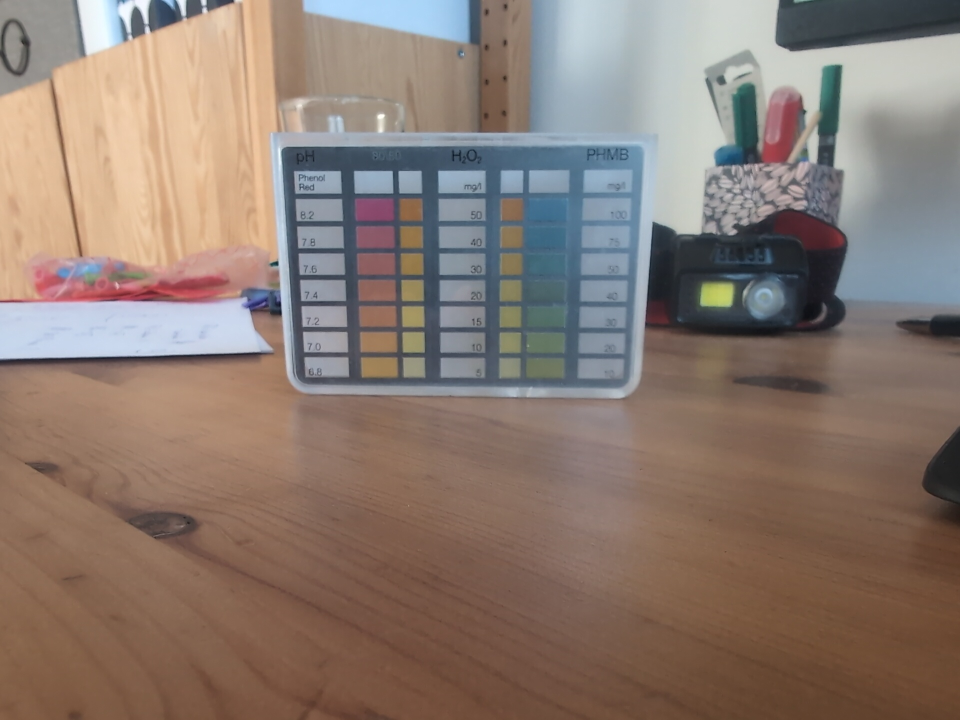
#> input picture test_input/00_input00.jpg, 1920 x 1440 px (shown at 1/2 size); its folder holds only this picture in this run
$ python refactored_card_detection_no_redundant_canny.py   (older library calls are emulated)
#> lines starting #> are read from the running program, lines starting #| are printed output that depends on the picture; after the words box and inside, x2 and y2 are one past the last pixel; in counts of white or black regions, pixels touching at a corner belong together
# HYBRID PIPELINE: CELLS + RANSAC (ROBUST + STRUCTURE-AWARE)

import cv2
import numpy as np
from typing import Optional, Tuple, List

CANONICAL_WIDTH = 720

# -----------------------------
# Utils
# -----------------------------

def order_quad_corners(pts: np.ndarray) -> np.ndarray:
    pts = pts.reshape(4, 2).astype(np.float32)
    s = pts.sum(axis=1)
    d = np.diff(pts, axis=1).ravel()
    out = np.empty((4, 2), dtype=np.float32)
    out[0] = pts[np.argmin(s)]
    out[2] = pts[np.argmax(s)]
    out[1] = pts[np.argmin(d)]
    out[3] = pts[np.argmax(d)]
    return out

# -----------------------------
# CELL DETECTION (structure prior)
# -----------------------------

def detect_cells(gray: np.ndarray):
    gray = cv2.bilateralFilter(gray, 5, 200, 200)
    clahe = cv2.createCLAHE(2.0, (8, 8))
    enhanced = clahe.apply(gray)

    gx = cv2.Sobel(enhanced, cv2.CV_32F, 1, 0, ksize=3)
    gy = cv2.Sobel(enhanced, cv2.CV_32F, 0, 1, ksize=3)

    mag = cv2.magnitude(gx, gy)
    mag = cv2.normalize(mag, None, 0, 255, cv2.NORM_MINMAX).astype(np.uint8)
    _, edges = cv2.threshold(mag, 50, 255, cv2.THRESH_BINARY)

    edges = cv2.morphologyEx(edges, cv2.MORPH_CLOSE, np.ones((5,5), np.uint8))

    contours, _ = cv2.findContours(edges, cv2.RETR_LIST, cv2.CHAIN_APPROX_SIMPLE)

    h, w = gray.shape
    frame_area = h * w

    cells = []
    for cnt in contours:
        area = cv2.contourArea(cnt)
        if not (frame_area * 0.0001 < area < frame_area * 0.02):
            continue

        rect = cv2.minAreaRect(cnt)
        rw, rh = rect[1]
        if min(rw, rh) < 5:
            continue

        ar = max(rw, rh) / (min(rw, rh) + 1e-6)
        if ar > 4:
            continue

        cx, cy = rect[0]
        angle = rect[2]

        cells.append((cx, cy, max(rw, rh), min(rw, rh), angle))

    return cells

# -----------------------------
# FILTER: dense cluster
# -----------------------------

def filter_dense_cells(cells, k=4):
    if len(cells) < k:
        return []

    pts = np.array([(c[0], c[1]) for c in cells])
    sizes = np.array([c[2] for c in cells])

    radius = np.median(sizes) * 2.5

    keep = []
    for i, p in enumerate(pts):
        d = np.linalg.norm(pts - p, axis=1)
        if np.sum(d < radius) >= k:
            keep.append(cells[i])

    return keep

# -----------------------------
# EDGE POINTS (ROI from cells)
# -----------------------------

def extract_roi_points(gray, cells):
    pts = np.array([(c[0], c[1]) for c in cells])
    sizes = np.array([c[2] for c in cells])

    half = int(np.median(sizes))

    x0 = int(max(0, pts[:,0].min() - half))
    y0 = int(max(0, pts[:,1].min() - half))
    x1 = int(min(gray.shape[1], pts[:,0].max() + half))
    y1 = int(min(gray.shape[0], pts[:,1].max() + half))

    roi = gray[y0:y1, x0:x1]

    gx = cv2.Sobel(roi, cv2.CV_32F, 1, 0, ksize=3)
    gy = cv2.Sobel(roi, cv2.CV_32F, 0, 1, ksize=3)

    mag = cv2.magnitude(gx, gy)
    mag = cv2.normalize(mag, None, 0, 255, cv2.NORM_MINMAX).astype(np.uint8)

    _, mask = cv2.threshold(mag, 50, 255, cv2.THRESH_BINARY)

    ys, xs = np.where(mask > 0)
    points = np.stack([xs + x0, ys + y0], axis=1).astype(np.float32)

    return points

# -----------------------------
# RANSAC LINE FIT
# -----------------------------

def fit_line_ransac(points, iterations=1500, threshold=3.0):
    best_line = None
    best_inliers = []

    n = len(points)
    if n < 2:
        return None, []

    for _ in range(iterations):
        i1, i2 = np.random.choice(n, 2, replace=False)
        p1, p2 = points[i1], points[i2]

        dx, dy = p2 - p1
        norm = np.hypot(dx, dy)
        if norm < 1e-6:
            continue

        a, b = dy, -dx
        c = dx * p1[1] - dy * p1[0]

        dists = np.abs(a*points[:,0] + b*points[:,1] + c) / norm
        inliers = points[dists < threshold]

        if len(inliers) > len(best_inliers):
            best_line = (a,b,c)
            best_inliers = inliers

    return best_line, best_inliers

# -----------------------------
# MULTI-LINE EXTRACTION
# -----------------------------

def extract_card_lines(points):
    remaining = points.copy()
    lines = []

    for _ in range(4):
        line, inliers = fit_line_ransac(remaining)
        if line is None or len(inliers) < 150:
            break

        lines.append(line)

        mask = np.ones(len(remaining), dtype=bool)
        for p in inliers:
            idx = np.where((remaining == p).all(axis=1))[0]
            mask[idx] = False
        remaining = remaining[mask]

    return lines

# -----------------------------
# INTERSECTION
# -----------------------------

def intersect(l1, l2):
    a1,b1,c1 = l1
    a2,b2,c2 = l2
    d = a1*b2 - a2*b1
    if abs(d) < 1e-6:
        return None
    x = (b1*c2 - b2*c1) / d
    y = (c1*a2 - c2*a1) / d
    return np.array([x,y], dtype=np.float32)

# -----------------------------
# MAIN DETECTOR (HYBRID)
# -----------------------------

def detect_card_quad(gray: np.ndarray) -> Optional[np.ndarray]:
    cells = detect_cells(gray)
    if len(cells) < 6:
        return None

    cluster = filter_dense_cells(cells)
    if len(cluster) < 6:
        return None

    points = extract_roi_points(gray, cluster)
    if len(points) < 300:
        return None

    lines = extract_card_lines(points)
    if len(lines) < 4:
        return None

    # cluster by angle (robust)
    angles = np.array([np.arctan2(-a, b) for a,b,_ in lines])
    angles = angles.reshape(-1,1)

    # k-means 2 clusters
    criteria = (cv2.TERM_CRITERIA_EPS + cv2.TERM_CRITERIA_MAX_ITER, 10, 1.0)
    _, labels, centers = cv2.kmeans(angles.astype(np.float32), 2, None, criteria, 10, cv2.KMEANS_RANDOM_CENTERS)

    group1 = [lines[i] for i in range(len(lines)) if labels[i]==0]
    group2 = [lines[i] for i in range(len(lines)) if labels[i]==1]

    if len(group1) < 2 or len(group2) < 2:
        return None

    def sort_lines(ls, axis):
        vals = []
        for l in ls:
            p = intersect(l, (1,0,0)) if axis=='y' else intersect(l,(0,1,0))
            if p is None:
                vals.append(0)
            else:
                vals.append(p[1] if axis=='y' else p[0])
        return [l for _,l in sorted(zip(vals, ls))]

    g1 = sort_lines(group1, 'y')
    g2 = sort_lines(group2, 'x')

    top, bottom = g1[0], g1[-1]
    left, right = g2[0], g2[-1]

    tl = intersect(top, left)
    tr = intersect(top, right)
    br = intersect(bottom, right)
    bl = intersect(bottom, left)

    if any(p is None for p in [tl,tr,br,bl]):
        return None

    quad = np.array([tl,tr,br,bl], dtype=np.float32)
    return order_quad_corners(quad)

# -----------------------------
# WARP
# -----------------------------

def warp_to_canonical(bgr: np.ndarray, quad: np.ndarray):
    pts = quad.astype(np.float32)

    w = int(max(np.linalg.norm(pts[1]-pts[0]), np.linalg.norm(pts[2]-pts[3])))
    h = int(max(np.linalg.norm(pts[3]-pts[0]), np.linalg.norm(pts[2]-pts[1])))

    dst = np.float32([[0,0],[w,0],[w,h],[0,h]])
    M = cv2.getPerspectiveTransform(pts, dst)

    return cv2.warpPerspective(bgr, M, (w, h))

# -----------------------------
# PROCESS / MAIN (from original file, adapted)
# -----------------------------

import os
import sys
import glob


def process(image_path: str, out_root: str = 'test_detect_out') -> bool:
    base = os.path.splitext(os.path.basename(image_path))[0]
    out_dir = os.path.join(out_root, base)
    os.makedirs(out_dir, exist_ok=True)

    bgr = cv2.imread(image_path)
    if bgr is None:
        print(f'[{base}] read failed')
        return False

    src_h, src_w = bgr.shape[:2]
    cv2.imwrite(os.path.join(out_dir, '00_input.jpg'), bgr)

    gray = cv2.cvtColor(bgr, cv2.COLOR_BGR2GRAY)
    cv2.imwrite(os.path.join(out_dir, '01_gray.jpg'), gray)

    quad = detect_card_quad(gray)
    if quad is None:
        print(f'[{base}] FAILED: no quad')
        return False

    vis = bgr.copy()
    cv2.polylines(vis, [quad.astype(np.int32)], True, (0, 255, 0), 6)
    for i, p in enumerate(quad.astype(int)):
        cv2.putText(vis, ['TL', 'TR', 'BR', 'BL'][i], tuple(p),
                    cv2.FONT_HERSHEY_SIMPLEX, 1.5, (0, 255, 0), 4)
    cv2.imwrite(os.path.join(out_dir, '30_quad.jpg'), vis)

    warped = warp_to_canonical(bgr, quad)
    cv2.imwrite(os.path.join(out_dir, '40_warped.jpg'), warped)

    print(f'[{base}] OK  src={src_w}x{src_h}  quad-area={int(cv2.contourArea(quad))}')
    return True


def main(argv):
    if len(argv) > 1:
        targets = argv[1:]
    else:
        os.makedirs('test_input', exist_ok=True)
        all_files = sorted(glob.glob('test_input/*.jpg') + glob.glob('test_input/*.png'))

        import re
        skip_re = re.compile(r'^(0[1-9]|[12]\\d|30|40)[a-z]?_')
        targets = [p for p in all_files if not skip_re.match(os.path.basename(p))]

        if not targets:
            print('No capture images in test_input/.')
            return

    out_root = 'test_detect_out'
    os.makedirs(out_root, exist_ok=True)

    results = []
    for path in targets:
        base = os.path.splitext(os.path.basename(path))[0]
        sub = os.path.join(out_root, base)
        if os.path.isdir(sub):
            import shutil
            shutil.rmtree(sub)

        ok = process(path, out_root=out_root)
#> in process, bgr is the input picture: shape (1440, 1920, 3); mean B, G, R 112.8, 122.3, 138.9
#> in detect_cells, `gx = cv2.Sobel(enhanced, cv2.CV_32F, 1, 0, ksize=3)`:
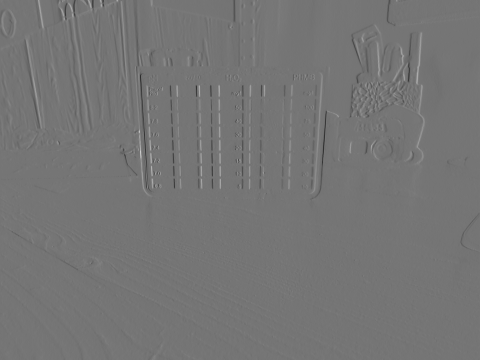
#> gx: shape (1440, 1920) float32 (shown at 1/4 size); min -536, max 629, mean -0.2; drawn with min black and max white
#> in detect_cells, `edges = cv2.morphologyEx(edges, cv2.MORPH_CLOSE, np.ones((5,5), np.uin..`:
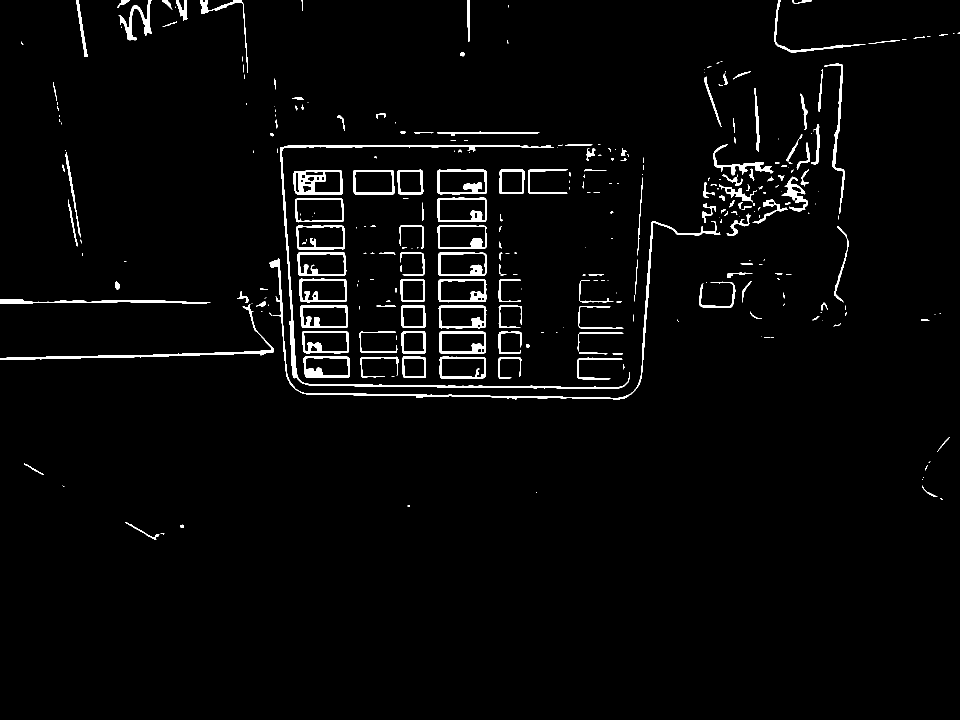
#> edges: shape (1440, 1920) (shown at 1/2 size); 2.5% white; 314 white regions (158 under 20 px)
#> in detect_cells, `contours, _ = cv2.findContours(edges, cv2.RETR_LIST, cv2.CHAIN_APPROX_..`: contours = 359 contours, 193 with area under 20; largest, box (x1, y1, x2, y2) and area: (560, 290, 1260, 778) 4722, (874, 339, 974, 389) 4683, (875, 395, 974, 444) 4534, (587, 340, 686, 389) 4512, (592, 451, 690, 499) 4410
#> the loop in detect_cells, `for cnt in contours:` made 359 passes
#> area on passes 2, 3, 7: 29, 135.5, 49
#> after the loop in detect_cells, `for cnt in contours:`: cells = 62 items, first 6: (925.5, 736, 87, 38, -90), (827.5, 734.5, 41, 37, -90), (653, 733, 86, 36, -90), (1199, 736.5, 90, 43, -90), (925, 734.5, 92, 43, -90), (827.5, 734, 47, 42, -90)
#> in filter_dense_cells, `pts = np.array([(c[0], c[1]) for c in cells])`: pts = 62 pairs, first value 278.4 to 1624.1, second value 20.4 to 736.5
#> in filter_dense_cells, `sizes = np.array([c[2] for c in cells])`: sizes = 62 values, max 905.8 at index 36, min 41 at index 1, mean 103.6
#> in filter_dense_cells, `radius = np.median(sizes) * 2.5`: radius = 220
#> the loop in filter_dense_cells, `for i, p in enumerate(pts):` made 62 passes
#> p on passes 1 to 8: [925.5, 736], [827.5, 734.5], [653, 733], [1199, 736.5], [925, 734.5], [827.5, 734], [653, 733.5], [925.5, 684.5]
#> after the loop in filter_dense_cells, `for i, p in enumerate(pts):`: keep = 57 items, first 6: (925.5, 736, 87, 38, -90), (827.5, 734.5, 41, 37, -90), (653, 733, 86, 36, -90), (925, 734.5, 92, 43, -90), (827.5, 734, 47, 42, -90), (653, 733.5, 92, 43, -90)
#> in detect_card_quad, `cluster = filter_dense_cells(cells)`: cluster has the same summary as keep in filter_dense_cells
#> in extract_roi_points, `pts = np.array([(c[0], c[1]) for c in cells])`: pts = 57 pairs, first value 636 to 1588.4, second value 332.8 to 736
#> in extract_roi_points, `sizes = np.array([c[2] for c in cells])`: sizes = 57 values, max 905.8 at index 35, min 41 at index 1, mean 103
#> in extract_roi_points, `half = int(np.median(sizes))`: half = 88
#> in extract_roi_points, `x0 = int(max(0, pts[:,0].min() - half))`: x0 = 548
#> in extract_roi_points, `y0 = int(max(0, pts[:,1].min() - half))`: y0 = 244
#> in extract_roi_points, `x1 = int(min(gray.shape[1], pts[:,0].max() + half))`: x1 = 1676
#> in extract_roi_points, `y1 = int(min(gray.shape[0], pts[:,1].max() + half))`: y1 = 823
#> in extract_roi_points, `roi = gray[y0:y1, x0:x1]`:
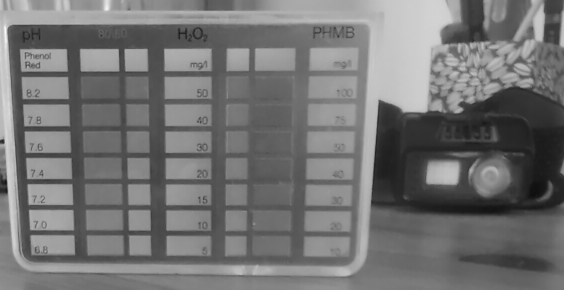
#> roi: shape (579, 1128) (shown at 1/2 size); min 14, max 251, mean 115.9
#> in extract_roi_points, `gy = cv2.Sobel(roi, cv2.CV_32F, 0, 1, ksize=3)`:
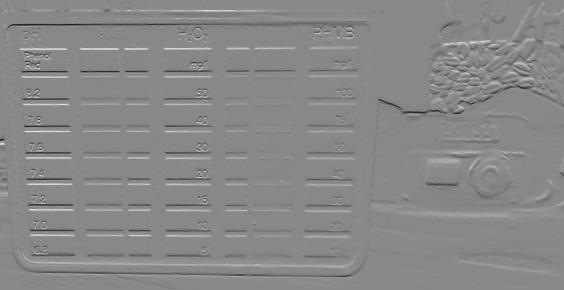
#> gy: shape (579, 1128) float32 (shown at 1/2 size); min -376, max 326, mean -0.4; drawn with min black and max white
#> in extract_roi_points, `_, mask = cv2.threshold(mag, 50, 255, cv2.THRESH_BINARY)`:
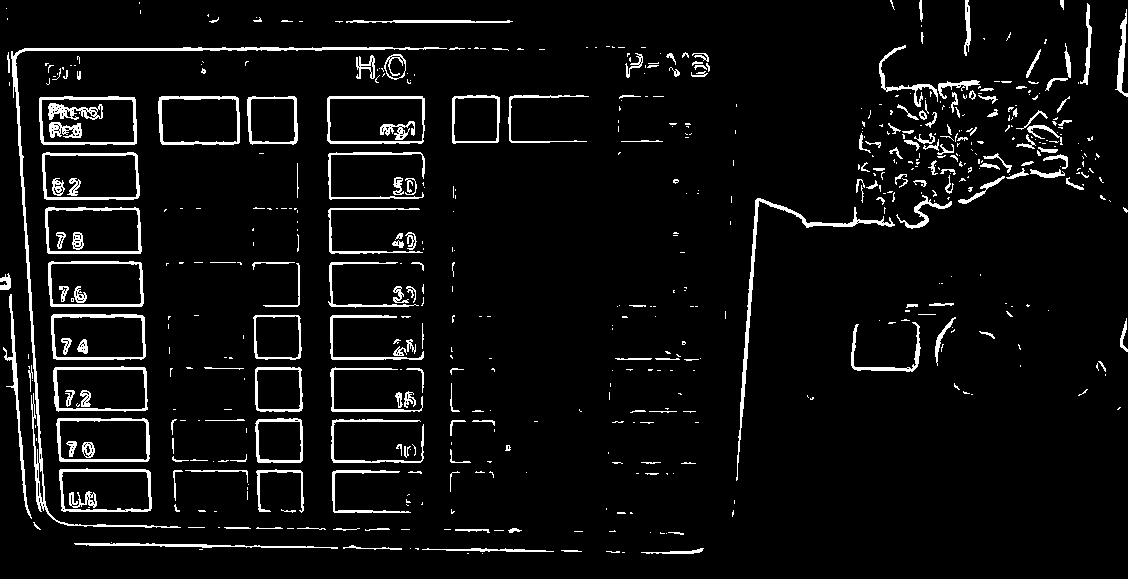
#> mask: shape (579, 1128); 5.6% white; 581 white regions (381 under 20 px), largest, box (x1, y1, x2, y2) and area: (11, 47, 447, 528) 3206, (736, 198, 895, 481) 1481, (39, 96, 137, 145) 844
#> in extract_roi_points, `points = np.stack([xs + x0, ys + y0], axis=1).astype(np.float32)`: points = 36671 pairs, first value 548 to 1675, second value 244 to 797
#> in extract_card_lines, `remaining = points.copy()`: remaining has the same summary as points in extract_roi_points
#> the loop in extract_card_lines, `for _ in range(4):` made 4 passes
#> (n in fit_line_ransac, line) on passes 1 to 4: (36671, (-2, -478, 164706)), (35090, (-356, 23, 192836)), (33598, (4, 630, -246696)), (32143, (-3, -732, 217119))
#> after the loop in extract_card_lines, `for _ in range(4):`: lines = [(-2, -478, 164706), (-356, 23, 192836), (4, 630, -246696), (-3, -732, 217119)]; remaining = 30722 pairs, first value 548 to 1675, second value 244 to 797
#> in detect_card_quad, `angles = np.array([np.arctan2(-a, b) for a,b,_ in lines])`: angles = [3.14, 1.51, -0.00635, 3.14]
#> in detect_card_quad, `_, labels, centers = cv2.kmeans(angles.astype(np.float32), 2, None, cr..`: labels = [0, 1, 1, 0]; centers = [3.14, 0.75]
#> in detect_card_quad, `group1 = [lines[i] for i in range(len(lines)) if labels[i]==0]`: group1 = [(-2, -478, 164706), (-3, -732, 217119)]
#> in detect_card_quad, `group2 = [lines[i] for i in range(len(lines)) if labels[i]==1]`: group2 = [(-356, 23, 192836), (4, 630, -246696)]
#> the loop in sort_lines, `for l in ls:` made 2 passes
#> after the loop in sort_lines, `for l in ls:`: vals = [344.6, 296.6]
#> in detect_card_quad, `g1 = sort_lines(group1, 'y')`: g1 = [(-3, -732, 217119), (-2, -478, 164706)]
#> the loop in sort_lines (call 2), `for l in ls:` made 2 passes
#> in detect_card_quad, `g2 = sort_lines(group2, 'x')`: g2 = [(-356, 23, 192836), (4, 630, -246696)]
#> in detect_card_quad, `top, bottom = g1[0], g1[-1]`: top = (-3, -732, 217119); bottom = (-2, -478, 164706)
#> in detect_card_quad, `left, right = g2[0], g2[-1]`: left = (-356, 23, 192836); right = (4, 630, -246696)
#> in detect_card_quad, `tl = intersect(top, left)`: tl = [560.7, 294.3]
#> in detect_card_quad, `tr = intersect(top, right)`: tr = [42193.2, 123.7]
#> in detect_card_quad, `br = intersect(bottom, right)`: br = [21711.5, 253.7]
#> in detect_card_quad, `bl = intersect(bottom, left)`: bl = [563.8, 342.2]
#> in detect_card_quad, `quad = np.array([tl,tr,br,bl], dtype=np.float32)`: quad = [[560.7, 294.3], [42193.2, 123.7], [21711.5, 253.7], [563.8, 342.2]]
#> in order_quad_corners, `pts = pts.reshape(4, 2).astype(np.float32)`: pts has the same summary as quad in detect_card_quad
#> in order_quad_corners, `s = pts.sum(axis=1)`: s = [855, 42316.8, 21965.2, 906]
#> in order_quad_corners, `d = np.diff(pts, axis=1).ravel()`: d = [-266.4, -42069.5, -21457.8, -221.6]
#> in process, `quad = detect_card_quad(gray)`: quad = [[560.7, 294.3], [42193.2, 123.7], [42193.2, 123.7], [563.8, 342.2]]
#> in process, `cv2.polylines(vis, [quad.astype(np.int32)], True, (0, 255, 0), 6)`:
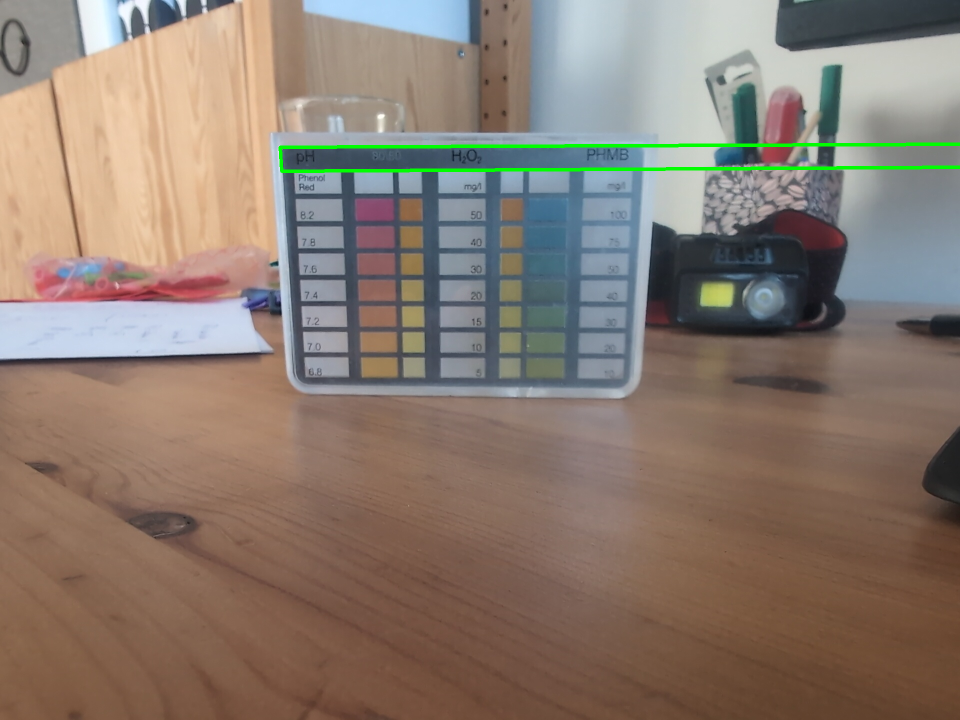
#> vis: shape (1440, 1920, 3) (shown at 1/2 size); 0.7% of pixels changed, all inside (x1, y1, x2, y2) = (557, 285, 1920, 346)
#> the loop in process, `for i, p in enumerate(quad.astype(int)):` made 4 passes
#> p on passes 1 to 4: [560, 294], [42193, 123], [42193, 123], [563, 342]
#> in warp_to_canonical, `pts = quad.astype(np.float32)`: pts has the same summary as quad in process
#> in warp_to_canonical, `w = int(max(np.linalg.norm(pts[1]-pts[0]), np.linalg.norm(pts[2]-pts[3..`: w = 41632
#> in warp_to_canonical, `h = int(max(np.linalg.norm(pts[3]-pts[0]), np.linalg.norm(pts[2]-pts[1..`: h = 48
#> in warp_to_canonical, `dst = np.float32([[0,0],[w,0],[w,h],[0,h]])`: dst = [[0, 0], [41632, 0], [41632, 48], [0, 48]]
#> in warp_to_canonical, `M = cv2.getPerspectiveTransform(pts, dst)`: M = [[2.09e-11, -1.34e-12, -1.13e-08], [1.38e-05, 0.00337, -1], [-7.56e-08, 9.95e-07, 0.00307]]
#| [00_input00] OK  src=1920x1440  quad-area=997393
        results.append((os.path.basename(path), ok))

    n_ok = sum(1 for _, ok in results if ok)
    print(f'\n=== Summary: {n_ok}/{len(results)} OK ===')
    for name, ok in results:
        flag = 'OK ' if ok else 'XX '
        print(f'  {flag} {name}')


if __name__ == '__main__':
    main(sys.argv)
